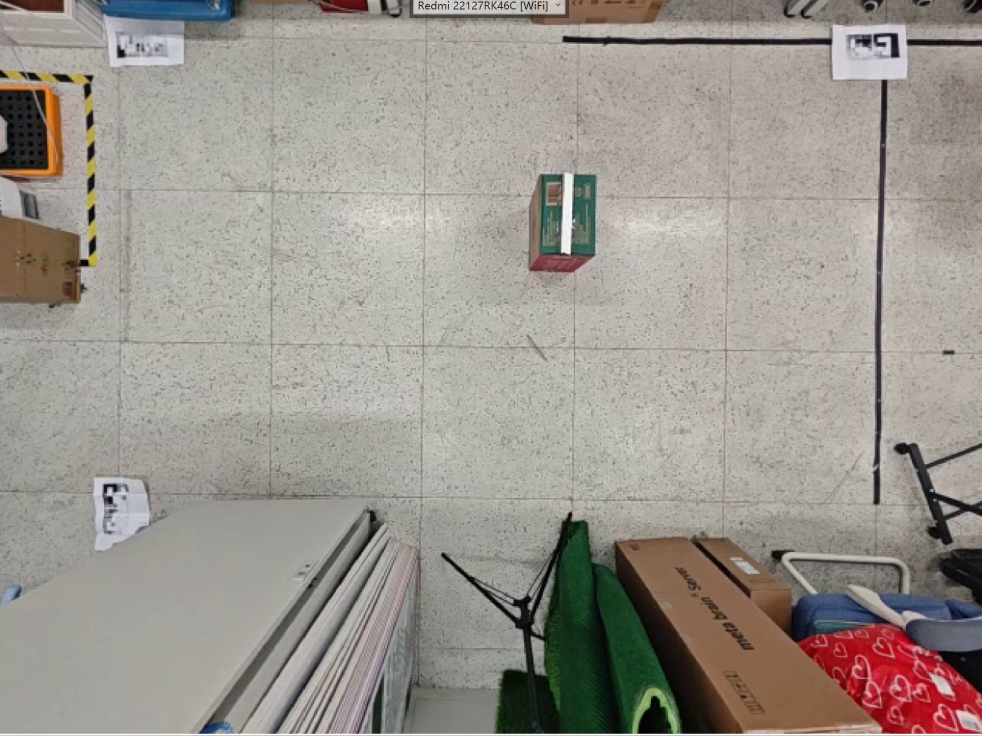
#> input picture test.png, 1963 x 1472 px, given in place of the camera (shown at 1/2 size)
$ python color_picker.py
#> lines starting #> are read from the running program, lines starting #| are printed output that depends on the picture; after the words box and inside, x2 and y2 are one past the last pixel; in counts of white or black regions, pixels touching at a corner belong together
#!/usr/bin/env python3
"""
color_picker.py — HSV 颜色范围交互式标定工具。

用法:
    python color_picker.py

操作:
    H_low/H_high/S_low/S_high/V_low/V_high — 6 个滑块调 HSV 范围
    画面中实时显示提取结果（白色=选中区域）
    调好后记下终端的 HSV 值，传给 record_camera.py --color-lower/--color-upper
"""

import cv2
import numpy as np

WINDOW = "HSV Color Picker — 调好后按 q 退出，终端会打印 HSV 值"


def _on_trackbar(_val):
    pass  # 回调仅用于 slider 生效


def main():
    cap = cv2.VideoCapture(1)
    if not cap.isOpened():
        print("无法打开摄像头 (index=1)")
        return

    cv2.namedWindow(WINDOW)
    cv2.createTrackbar("H_low", WINDOW, 0, 179, _on_trackbar)
#> slider 'H_low' is set to 35
    cv2.createTrackbar("H_high", WINDOW, 179, 179, _on_trackbar)
    cv2.createTrackbar("S_low", WINDOW, 0, 255, _on_trackbar)
#> slider 'S_low' is set to 51
    cv2.createTrackbar("S_high", WINDOW, 255, 255, _on_trackbar)
    cv2.createTrackbar("V_low", WINDOW, 0, 255, _on_trackbar)
#> slider 'V_low' is set to 51
    cv2.createTrackbar("V_high", WINDOW, 255, 255, _on_trackbar)

    print("拖动滑块调整 HSV 范围，按 q 退出并打印最终值...")

    while True:
        ret, frame = cap.read()
#> frame is the input picture: shape (1472, 1963, 3); mean B, G, R 142.9, 149.4, 155.5
        if not ret:
            continue

        h_low = cv2.getTrackbarPos("H_low", WINDOW)
        h_high = cv2.getTrackbarPos("H_high", WINDOW)
        s_low = cv2.getTrackbarPos("S_low", WINDOW)
        s_high = cv2.getTrackbarPos("S_high", WINDOW)
        v_low = cv2.getTrackbarPos("V_low", WINDOW)
        v_high = cv2.getTrackbarPos("V_high", WINDOW)

        hsv = cv2.cvtColor(frame, cv2.COLOR_BGR2HSV)
#> hsv: shape (1472, 1963, 3); mean H, S, V 29.6, 31.3, 157.2
        lower = np.array([h_low, s_low, v_low], dtype=np.uint8)
        upper = np.array([h_high, s_high, v_high], dtype=np.uint8)
        mask = cv2.inRange(hsv, lower, upper)
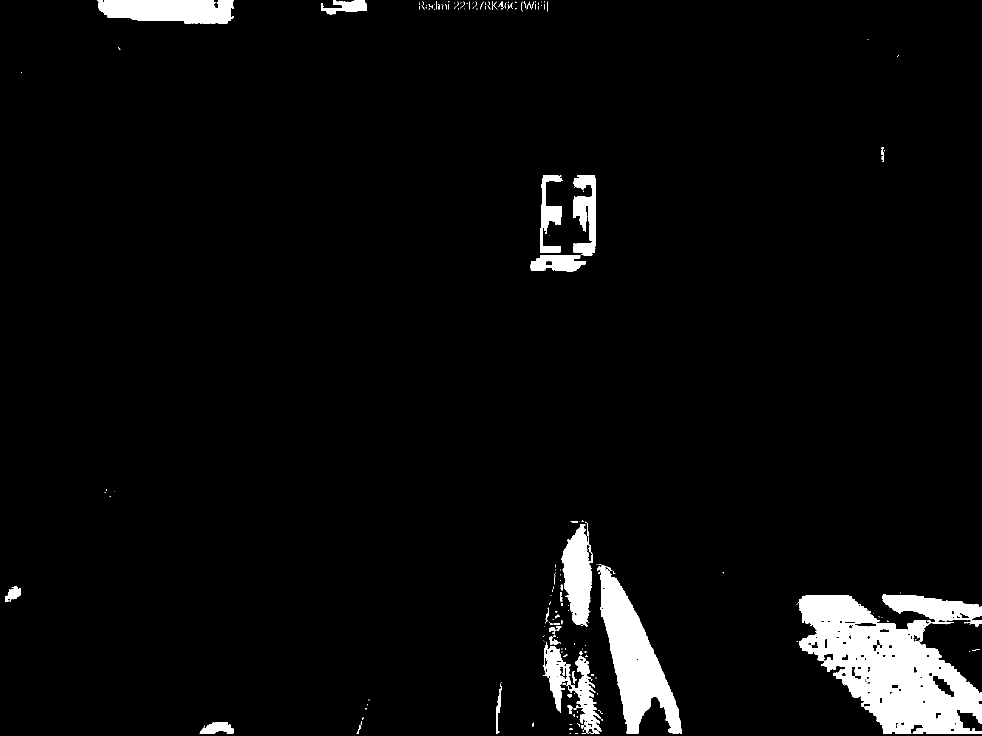
#> mask: shape (1472, 1963) (shown at 1/2 size); 4.4% white; 193 white regions (155 under 20 px), largest, box (x1, y1, x2, y2) and area: (1598, 1188, 1963, 1468) 60591, (1194, 1130, 1364, 1467) 23351, (194, 0, 468, 47) 10821

        # 显示：原图 + mask 叠加
        mask_color = cv2.cvtColor(mask, cv2.COLOR_GRAY2BGR)
        display = np.hstack([frame, mask_color])
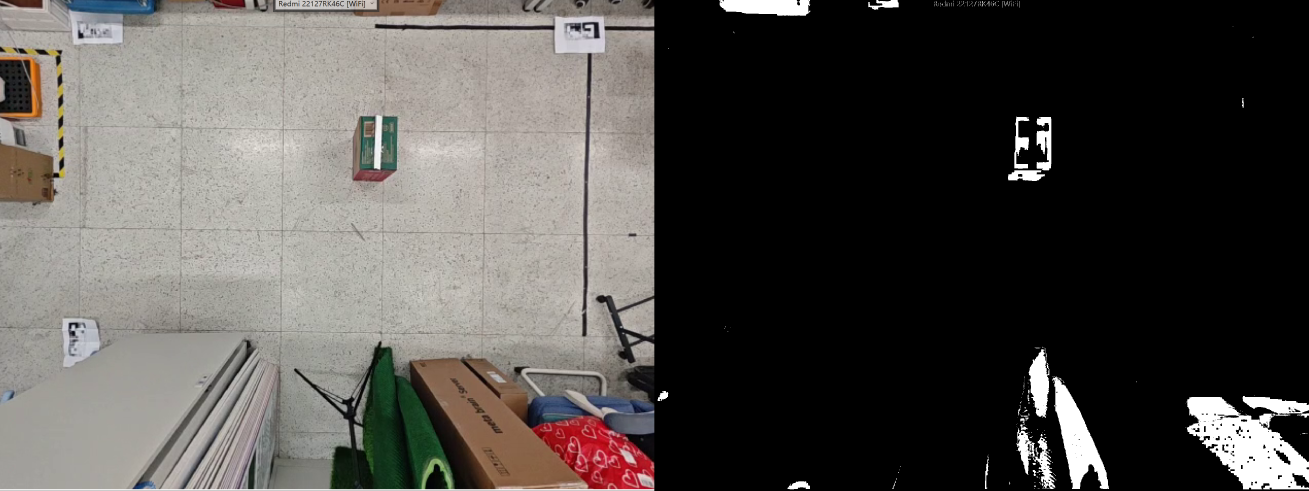
#> display: shape (1472, 3926, 3) (shown at 1/3 size); mean B, G, R 77, 80.3, 83.3

        # 放缩
        h, w = display.shape[:2]
#> h = 1472; w = 3926
        scale = min(1920 / w, 1080 / h) * 0.85
#> scale = 0.416
        if scale < 1.0:
            display = cv2.resize(display, (int(w * scale), int(h * scale)))
#> display: shape (611, 1632, 3)

        cv2.imshow(WINDOW, display)
        if cv2.waitKey(30) & 0xFF == ord('q'):
#> (key q is pressed here)
            break

    cap.release()
    cv2.destroyAllWindows()

    print(f"\n--color-lower {h_low},{s_low},{v_low} --color-upper {h_high},{s_high},{v_high}")
    print("把上面这行加到 record_camera.py --live 后面即可")


if __name__ == "__main__":
    main()

$ run again, on camera_record06061850_overlay.png
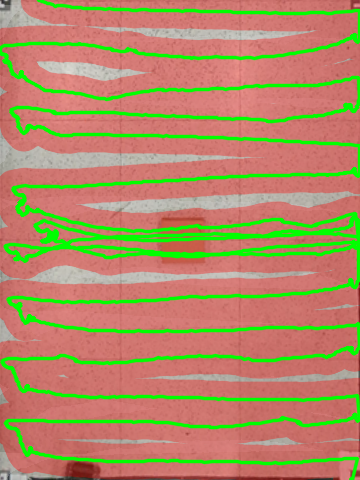
#> input picture camera_record06061850_overlay.png, 360 x 480 px, given in place of the camera
#> in main, frame is the input picture: shape (480, 360, 3); mean B, G, R 101.5, 138.8, 177.2
#> hsv: shape (480, 360, 3); mean H, S, V 12, 125.6, 206.5
#> in main, `mask = cv2.inRange(hsv, lower, upper)`:
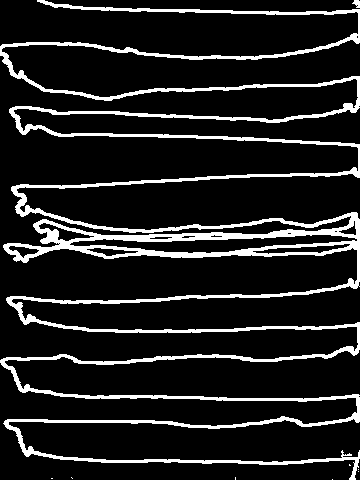
#> mask: shape (480, 360); 12.6% white; 9 white regions (7 under 20 px), largest, box (x1, y1, x2, y2) and area: (0, 0, 360, 480) 21689, (352, 0, 360, 8) 41
#> in main, `display = np.hstack([frame, mask_color])`:
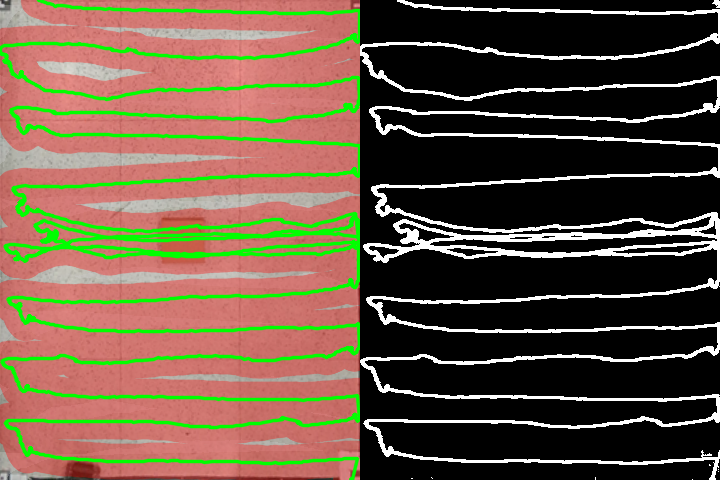
#> display: shape (480, 720, 3); mean B, G, R 66.8, 85.4, 104.7

$ run again, on camera_record06071447_overlay.png
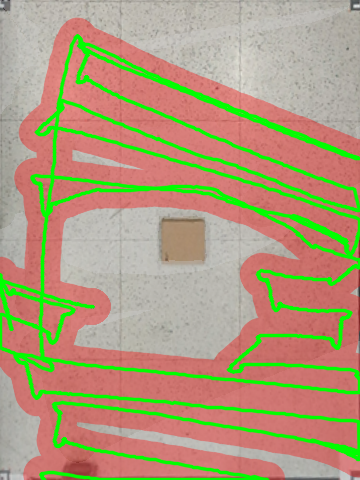
#> input picture camera_record06071447_overlay.png, 360 x 480 px, given in place of the camera
#> in main, frame is the input picture: shape (480, 360, 3); mean B, G, R 122.6, 154.9, 175.9
#> hsv: shape (480, 360, 3); mean H, S, V 17, 92.9, 200.9
#> in main, `mask = cv2.inRange(hsv, lower, upper)`:
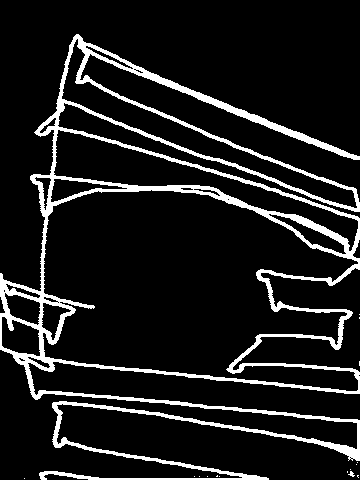
#> mask: shape (480, 360); 11.2% white; 16 white regions (14 under 20 px), largest, box (x1, y1, x2, y2) and area: (0, 34, 360, 480) 19295, (348, 471, 355, 477) 21
#> in main, `display = np.hstack([frame, mask_color])`:
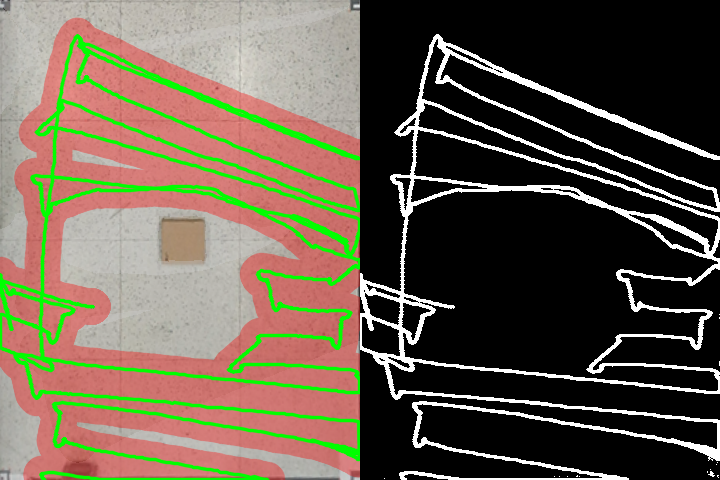
#> display: shape (480, 720, 3); mean B, G, R 75.6, 91.7, 102.2
